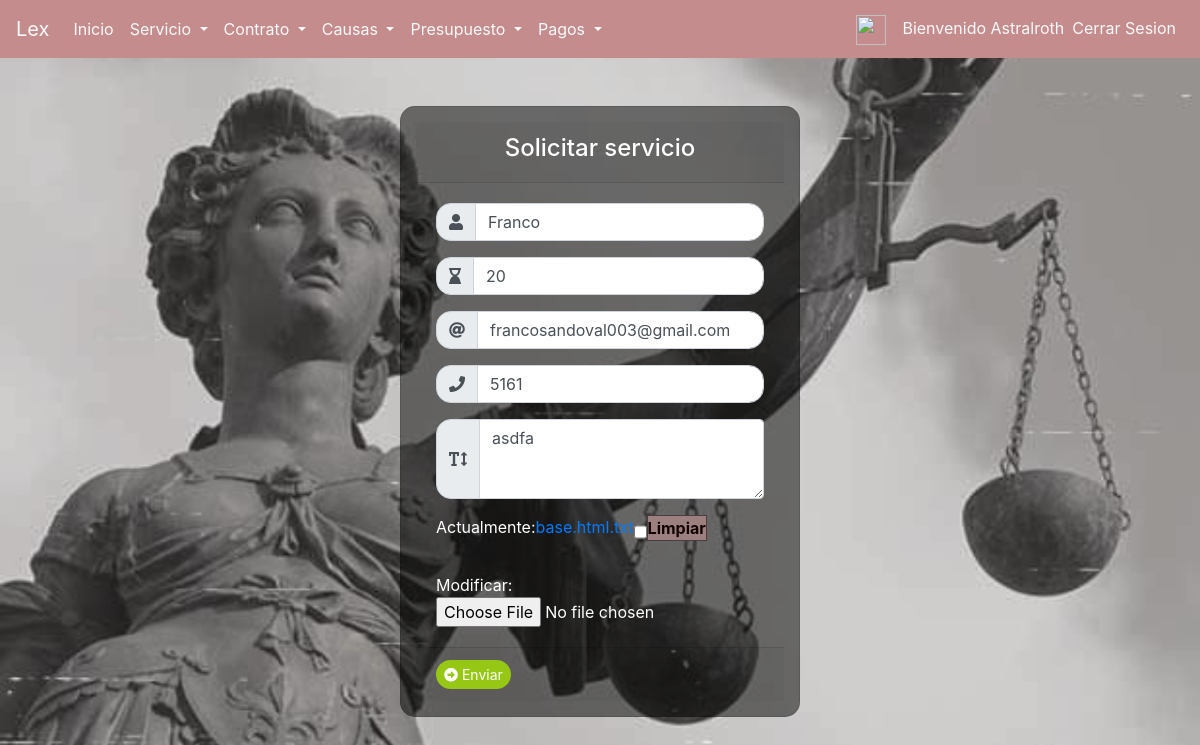
The app's page /service/edit/1 (signed in) with its own data.
### core/models.py (models this page shows, shortened)
class Servicio(models.Model):
    cliente=models.ForeignKey('auth.User', on_delete=models.CASCADE, null=True)
    first_name=models.CharField('Nombre',max_length=30, null=True)
    age=models.IntegerField('Edad',null=True)
    email=models.EmailField('Correo electronico',max_length=254, null=True)
    phone=models.CharField('Telefono',max_length=12, null=True)
    cause=models.TextField('Redactar Causa',max_length=254, null=True)
    files=models.FileField(null=True)

### core/views.py (the view)
# urls.py: path('service/edit/<int:pk>',views.editar_solicitud, name='service_edit'),
@permission_required('core.change_servicio')
def editar_solicitud(request,pk):
    servicio=get_object_or_404(Servicio, id=pk)
    if request.method=='POST':
        form=SolicitarServicioForm(request.POST, request.FILES, instance=servicio)
        id=User.objects.get(username=servicio.cliente)
        if form.is_valid():
            form.save(id)
            return redirect('service_view')
    else:
        datos={
            'form':SolicitarServicioForm(instance=servicio)
        }
    return render(request, 'core/solicitar_servicio.html', datos)

### core/forms.py (shortened to what this page needs)
class SolicitarServicioForm(forms.ModelForm):
    first_name=forms.CharField(widget=forms.TextInput(attrs={'class':'form-control','placeholder':'Nombre del cliente'}))
    age=forms.IntegerField(widget=forms.NumberInput(attrs={'class':'form-control','placeholder':'Edad'}))
    email=forms.EmailField(widget=forms.EmailInput(attrs={'class':'form-control','placeholder':'Correo electronico'}))
    phone=forms.CharField(widget=forms.NumberInput(attrs={'class':'form-control','placeholder':'Telefono celular'}))
    cause=forms.CharField(widget=forms.Textarea(attrs={'class':'form-control','style':'height: 80px','placeholder':'Redactar causa'}))
    files=forms.FileField(required=False)
    class Meta:
        model = Servicio
        fields = ("first_name", "age", "email", "phone", "cause", "files",)

### core/templates/core/solicitar_servicio.html (shortened to what this page needs)
{% extends 'core/index.html' %}
{% load static %}
{% block css %}
<link rel="stylesheet" href="https://stackpath.bootstrapcdn.com/bootstrap/4.1.3/css/bootstrap.min.css">
<link rel="stylesheet" href="https://cdnjs.cloudflare.com/ajax/libs/animate.css/3.5.2/animate.min.css">
<link rel="stylesheet" href="https://use.fontawesome.com/releases/v5.3.1/css/all.css">
<link rel="stylesheet" href="{% static 'css/solicitar_servicio.css' %}">
{% endblock css %}
{% block content %}
	<div class="d-flex justify-content-center">
		<div class="card mt-5 col-md-4 animated bounceInDown myForm">
			<div class="card-header">
				<center><h4>Solicitar servicio</h4></center>
			</div>
			<div class="card-body">
				<form method="post" enctype="multipart/form-data">
					<div id="dynamic_container">
						<div class="input-group">
							<div class="input-group-prepend">
								<span class="input-group-text br-15"><i class="fas fa-user"></i></span>
							</div>
							{{form.first_name}}
						</div>
						<div class="input-group mt-3">
							<div class="input-group-prepend">
								<span class="input-group-text br-15"><i class="fas fa-hourglass-end"></i></span>
							</div>
							{{form.age}}
						</div>
						<div class="input-group mt-3">
							<div class="input-group-prepend">
								<span class="input-group-text br-15"><i class="fas fa-at"></i></span>
							</div>
							{{form.email}}
						</div>
                        <div class="input-group mt-3">
							<div class="input-group-prepend">
								<span class="input-group-text br-15"><i class="fas fa-phone"></i></span>
							</div>
							{{form.phone}}
						</div>
                        <div class="input-group mt-3">
							<div class="input-group-prepend">
								<span class="input-group-text br-15"><i class="fas fa-text-height"></i></span>
							</div>
							{{form.cause}}
						</div>
                        <div class="input-group mt-3">
							{{form.files}}
						</div>
					</div>
			</div>
			<div class="card-footer">
				<button type="submit" class="btn btn-success btn-sm submit_btn"><i class="fas fa-arrow-alt-circle-right"></i> Enviar</button>
			</div>
		</div>
	</div>
{% endblock content %}

### core/templates/core/base.html (shortened to what this page needs)
{% load static %}
<!DOCTYPE html>
<html lang="es">
<head>
    <link rel="stylesheet" href="{% static 'css/base.css' %}">
    {% block css %}{% endblock css %}
    <link rel="stylesheet" href="{% static 'css/solicitar_servicio.css' %}">
    <link rel="stylesheet" href="https://cdn.jsdelivr.net/npm/bootstrap@4.6.0/dist/css/bootstrap.min.css">
</head>
<body>
    <nav class="navbar navbar-expand-lg navbar-light " id = id_navbar>
        <a class="navbar-brand text-light" href="{% url 'index' %}">Lex</a>
        <div class="collapse navbar-collapse" id="navbarSupportedContent">
            <ul class="navbar-nav mr-auto">
                <li class="nav-item active">
                    <a class="nav-link text-light" href="{% url 'index' %}"> Inicio <span class="sr-only">(current)</span></a>
                </li>
                {% if perms.core.view_servicio %}
                <li class="nav-item dropdown ">
                    <a class="nav-link dropdown-toggle text-light" href="#" id="navbarDropdown" role="button"
                        data-toggle="dropdown" aria-haspopup="true" aria-expanded="false">
                        Servicio
                    </a>
                </li>
                {% endif %}
                {% if perms.core.view_contrato %}
                <li class="nav-item dropdown ">
                    <a class="nav-link dropdown-toggle text-light" href="#" id="navbarDropdown" role="button"
                        data-toggle="dropdown" aria-haspopup="true" aria-expanded="false">
                        Contrato
                    </a>
                </li>
                {% endif %}
                {% if perms.core.view_causa %}
                <li class="nav-item dropdown">
                    <a class="nav-link dropdown-toggle text-light" href="#" id="navbarDropdown" role="button"
                        data-toggle="dropdown" aria-haspopup="true" aria-expanded="false">
                        Causas
                    </a>
                </li>
                {% endif %}
                {% if perms.core.view_presupuesto %}
                <li class="nav-item dropdown">
                    <a class="nav-link dropdown-toggle text-light" href="#" id="navbarDropdown" role="button"
                        data-toggle="dropdown" aria-haspopup="true" aria-expanded="false">
                        Presupuesto
                    </a>
                </li>
                {% endif %}
                {% if perms.core.view_pago %}
                <li class="nav-item dropdown">
                    <a class="nav-link dropdown-toggle text-light" href="#" id="navbarDropdown" role="button"
                        data-toggle="dropdown" aria-haspopup="true" aria-expanded="false">
                        Pagos
                    </a>
                </li>
                {% endif %}
            </ul>
            <ul class="navbar-nav">
                <a class="navbar-brand" href="{% url 'profile_edit' %}"><img src="{% static 'img/profile_icon.png' %}" width="30" height="30" alt=""></a>
                <div class="navbar-text text-light">Bienvenido {{user.username}}</div>
                <li class="nav-item">
                    <a class="nav-link text-light" href="{% url 'logout' %}">   Cerrar Sesion</a>
                </li>
            </ul>
        </div>
    </nav>
    {% block content %}{% endblock content %}
</body>
</html>

### core/static/css/base.css (style rules this page uses)
body { background-image: url(../img/fondo_claro.jpg); background-size:cover ; }
label { background-color: rgb(156, 128, 128); color: rgb(17, 1, 1) ; border: 1px solid rgb(77, 60, 60); font-weight:bolder; }
#id_files { color: white; }
nav.navbar { background-color: rgb(196, 140, 140); }

### core/static/css/solicitar_servicio.css (style rules this page uses)
.myForm { background-color: rgba(0,0,0,0.5) !important; padding: 15px !important; border-radius: 15px !important; color: white; }
input { border-radius:0 15px 15px 0 !important; }
.br-15 { border-radius: 15px 0 0 15px !important; }
.submit_btn { border-radius: 15px !important; background-color: #95c714 !important; border: 0 !important; }

### records on screen
Servicio: first_name "Franco", age "20", email "francosandoval003@gmail.com", phone "5161", cause "asdfa"

### other values on screen
{{ user.username }} "Astralroth"
